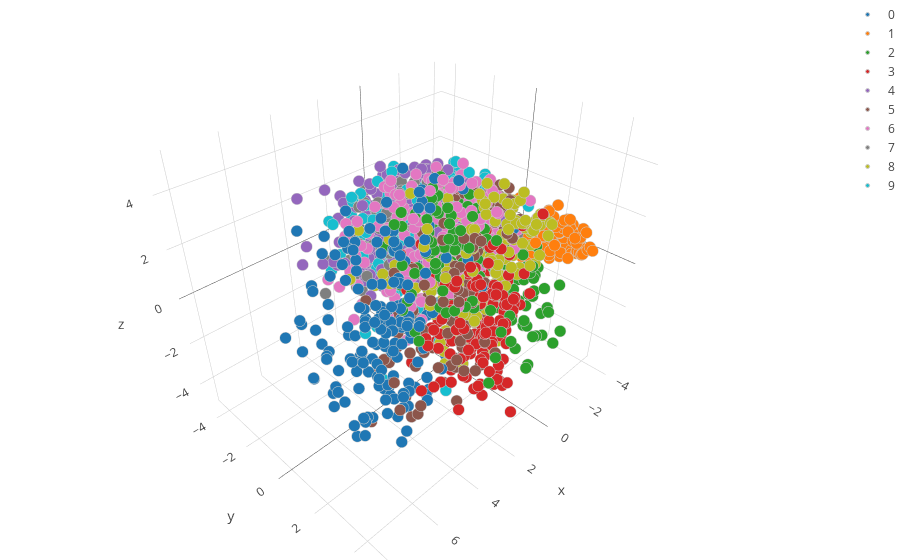

Notebook code cell kept with this figure:
### Code cell
plot_3d_mnist_plotly_scatter(X_3d_pca_embedded, y_small)

### Figure 1 — Plotly figure (JSON) as saved in the notebook; plotly's stock layout.template omitted (floating-point values rounded to 4 significant figures; data arrays with more than 128 entries replaced by an {"elided": "..."} marker saying what was removed)
{"data": [{"marker": {"color": 0, "colorscale": "Jet", "line": {"color": "rgb(204, 204, 204)", "width": 1}, "size": 4, "symbol": "circle"}, "mode": "markers", "name": "0", "type": "scatter3d", "uid": "349638ff-6359-4532-b313-491e91973d56", "x": {"elided": "191 float values"}, "y": {"elided": "191 float values"}, "z": {"elided": "191 float values"}}, {"marker": {"color": 1, "colorscale": "Jet", "line": {"color": "rgb(204, 204, 204)", "width": 1}, "size": 4, "symbol": "circle"}, "mode": "markers", "name": "1", "type": "scatter3d", "uid": "7d6d9095-5e51-47d7-b26c-358b4825f4b5", "x": {"elided": "220 float values"}, "y": {"elided": "220 float values"}, "z": {"elided": "220 float values"}}, {"marker": {"color": 2, "colorscale": "Jet", "line": {"color": "rgb(204, 204, 204)", "width": 1}, "size": 4, "symbol": "circle"}, "mode": "markers", "name": "2", "type": "scatter3d", "uid": "b49afb97-1653-484f-8726-4789f29ab38b", "x": {"elided": "198 float values"}, "y": {"elided": "198 float values"}, "z": {"elided": "198 float values"}}, {"marker": {"color": 3, "colorscale": "Jet", "line": {"color": "rgb(204, 204, 204)", "width": 1}, "size": 4, "symbol": "circle"}, "mode": "markers", "name": "3", "type": "scatter3d", "uid": "7d3790e1-006c-4772-bb7c-47158137a504", "x": {"elided": "191 float values"}, "y": {"elided": "191 float values"}, "z": {"elided": "191 float values"}}, {"marker": {"color": 4, "colorscale": "Jet", "line": {"color": "rgb(204, 204, 204)", "width": 1}, "size": 4, "symbol": "circle"}, "mode": "markers", "name": "4", "type": "scatter3d", "uid": "afadbd20-660f-422c-8b18-2a7b9fd70a4c", "x": {"elided": "214 float values"}, "y": {"elided": "214 float values"}, "z": {"elided": "214 float values"}}, {"marker": {"color": 5, "colorscale": "Jet", "line": {"color": "rgb(204, 204, 204)", "width": 1}, "size": 4, "symbol": "circle"}, "mode": "markers", "name": "5", "type": "scatter3d", "uid": "62ed0cc6-c9c4-4a99-a481-89507cc872a8", "x": {"elided": "180 float values"}, "y": {"elided": "180 float values"}, "z": {"elided": "180 float values"}}, {"marker": {"color": 6, "colorscale": "Jet", "line": {"color": "rgb(204, 204, 204)", "width": 1}, "size": 4, "symbol": "circle"}, "mode": "markers", "name": "6", "type": "scatter3d", "uid": "92318791-d012-44f9-a7bd-5770ee94f522", "x": {"elided": "200 float values"}, "y": {"elided": "200 float values"}, "z": {"elided": "200 float values"}}, {"marker": {"color": 7, "colorscale": "Jet", "line": {"color": "rgb(204, 204, 204)", "width": 1}, "size": 4, "symbol": "circle"}, "mode": "markers", "name": "7", "type": "scatter3d", "uid": "9cdc40c3-1fd9-4e28-affa-4d97eaa4e7a3", "x": {"elided": "224 float values"}, "y": {"elided": "224 float values"}, "z": {"elided": "224 float values"}}, {"marker": {"color": 8, "colorscale": "Jet", "line": {"color": "rgb(204, 204, 204)", "width": 1}, "size": 4, "symbol": "circle"}, "mode": "markers", "name": "8", "type": "scatter3d", "uid": "5a111125-6b97-4591-930a-fde6ee5b8e49", "x": {"elided": "172 float values"}, "y": {"elided": "172 float values"}, "z": {"elided": "172 float values"}}, {"marker": {"color": 9, "colorscale": "Jet", "line": {"color": "rgb(204, 204, 204)", "width": 1}, "size": 4, "symbol": "circle"}, "mode": "markers", "name": "9", "type": "scatter3d", "uid": "6a4869d9-42fd-49e5-8d48-f23b3b327e63", "x": {"elided": "210 float values"}, "y": {"elided": "210 float values"}, "z": {"elided": "210 float values"}}], "layout": {"margin": {"b": 0, "l": 0, "r": 0, "t": 0}}}
